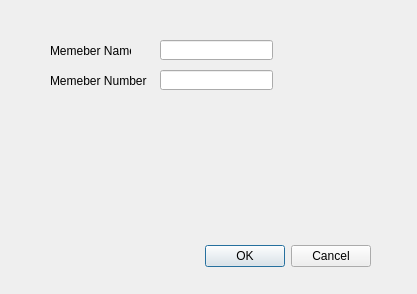
<?xml version="1.0" encoding="UTF-8"?>
<ui version="4.0">
 <class>DeleteDialog</class>
 <widget class="QDialog" name="DeleteDialog">
  <property name="geometry">
   <rect>
    <x>0</x>
    <y>0</y>
    <width>417</width>
    <height>294</height>
   </rect>
  </property>
  <property name="windowTitle">
   <string>Dialog</string>
  </property>
  <widget class="QDialogButtonBox" name="buttonBox">
   <property name="geometry">
    <rect>
     <x>30</x>
     <y>240</y>
     <width>341</width>
     <height>32</height>
    </rect>
   </property>
   <property name="orientation">
    <enum>Qt::Horizontal</enum>
   </property>
   <property name="standardButtons">
    <set>QDialogButtonBox::Cancel|QDialogButtonBox::Ok</set>
   </property>
  </widget>
  <widget class="QLabel" name="label">
   <property name="geometry">
    <rect>
     <x>50</x>
     <y>40</y>
     <width>81</width>
     <height>21</height>
    </rect>
   </property>
   <property name="text">
    <string>Memeber Name</string>
   </property>
  </widget>
  <widget class="QLabel" name="label_2">
   <property name="geometry">
    <rect>
     <x>50</x>
     <y>70</y>
     <width>101</width>
     <height>21</height>
    </rect>
   </property>
   <property name="text">
    <string>Memeber Number</string>
   </property>
  </widget>
  <widget class="QLineEdit" name="txt_name">
   <property name="geometry">
    <rect>
     <x>160</x>
     <y>40</y>
     <width>113</width>
     <height>20</height>
    </rect>
   </property>
  </widget>
  <widget class="QLineEdit" name="txt_num">
   <property name="geometry">
    <rect>
     <x>160</x>
     <y>70</y>
     <width>113</width>
     <height>20</height>
    </rect>
   </property>
  </widget>
 </widget>
 <resources/>
 <connections>
  <connection>
   <sender>buttonBox</sender>
   <signal>accepted()</signal>
   <receiver>DeleteDialog</receiver>
   <slot>accept()</slot>
   <hints>
    <hint type="sourcelabel">
     <x>248</x>
     <y>254</y>
    </hint>
    <hint type="destinationlabel">
     <x>157</x>
     <y>274</y>
    </hint>
   </hints>
  </connection>
  <connection>
   <sender>buttonBox</sender>
   <signal>rejected()</signal>
   <receiver>DeleteDialog</receiver>
   <slot>reject()</slot>
   <hints>
    <hint type="sourcelabel">
     <x>316</x>
     <y>260</y>
    </hint>
    <hint type="destinationlabel">
     <x>286</x>
     <y>274</y>
    </hint>
   </hints>
  </connection>
 </connections>
</ui>
